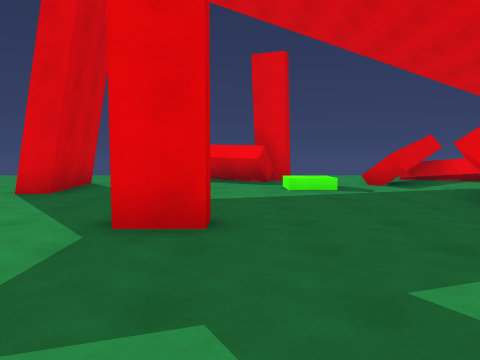
View 1 (above)

18 first-person views from a walk through a scene from a Unity 3-D project. The camera is 1.4 m above the floor, tilts 4° down and sees 70° across. The floor is counted in squares, 2 m on a side. Each view is taken from the middle of a square. On the plan, view 1 faces up. The plan holds only what a view shows up to about 11 squares ahead; the rest is blank. The place goes on beyond the plan. The player is left out.

View 2
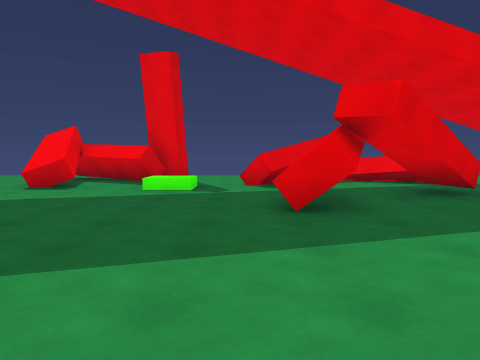

View 3
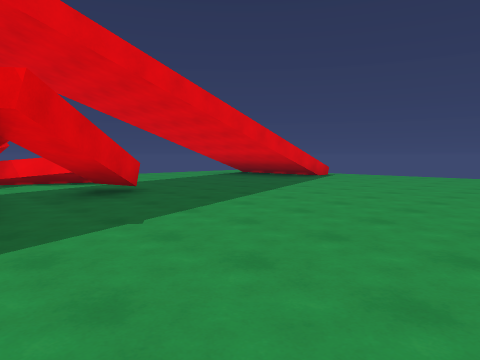

View 4
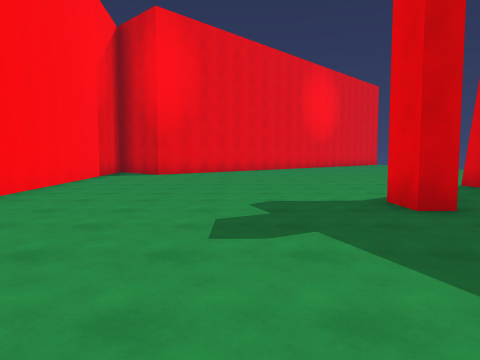

View 5
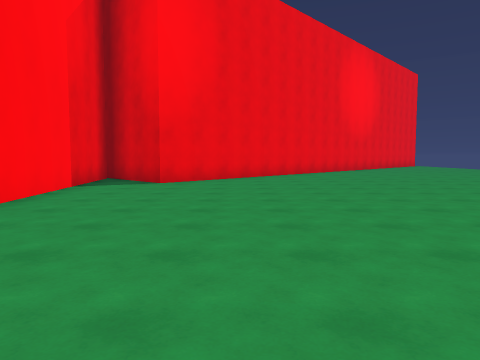

View 6
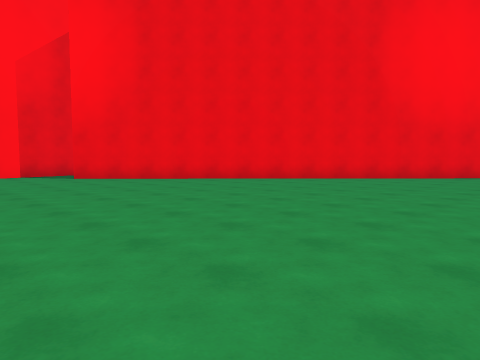

View 7
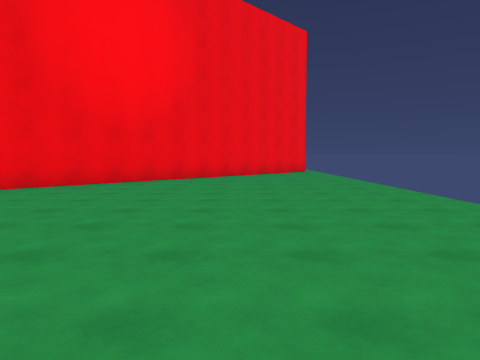

View 8
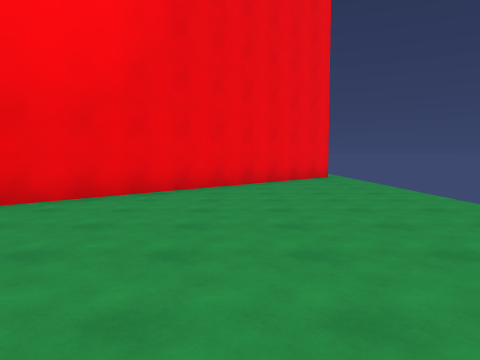

View 9
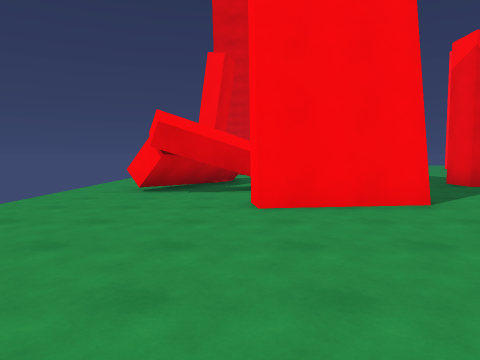

View 10
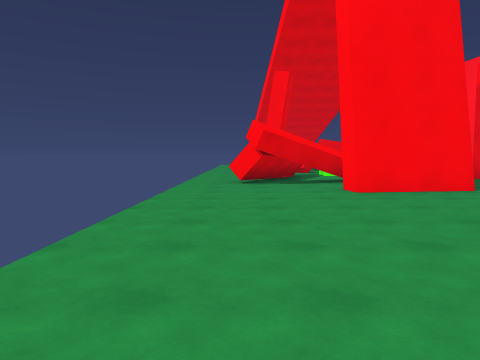

View 11
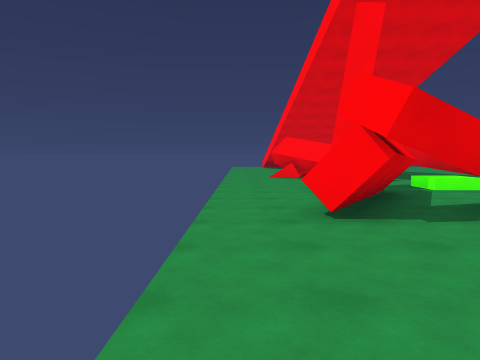

View 12
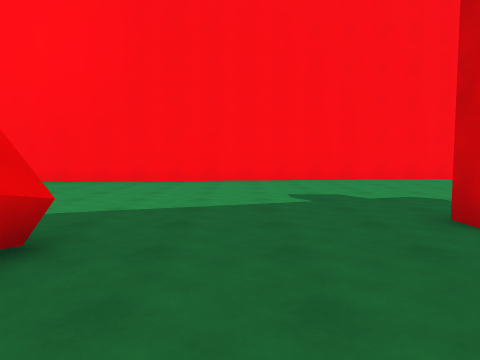

View 13
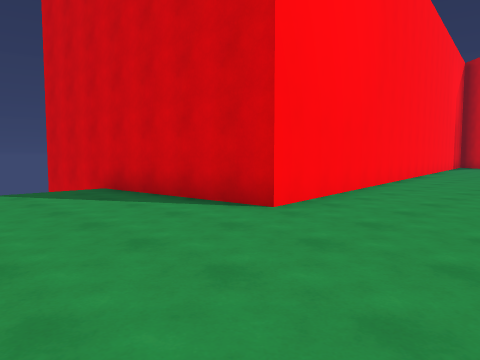

View 14
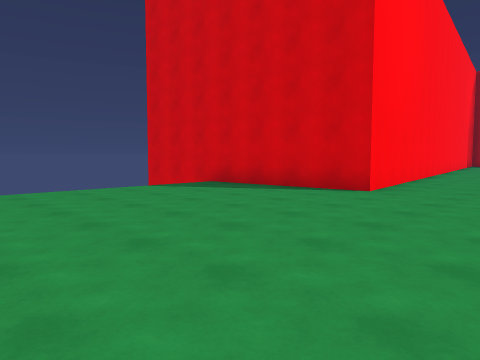

View 15
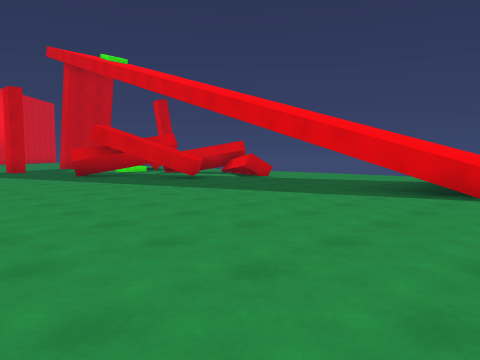

View 16
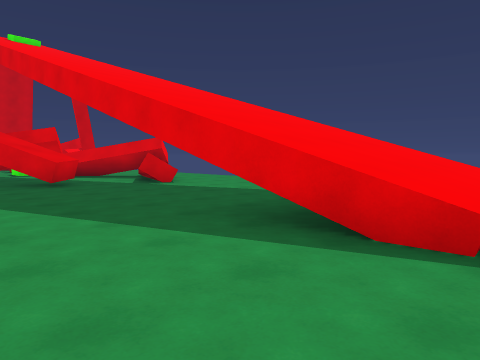

View 17
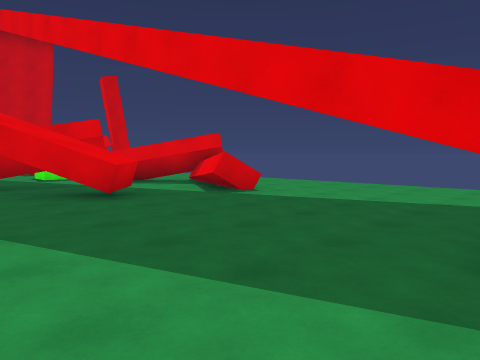

View 18
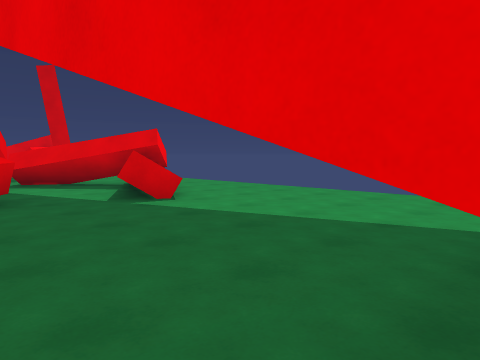

### Floor plan
Points are (right, up) in squares from view 1. A wall is a line through its corners. A room is listed if a view was taken in it or the views show most of it. See-through windows are left out.
Room 1 (views 1, 2, 3, 4, 5, 6, 7, 8, 9, 10, 11, 12, 13, 14, 15, 16, 17, 18)
walls: (-1.2, 3.8) (-0.3, 3.8) (-0.3, 3.3) (-1.2, 3.3); (-0.7, 7.7) (-1.7, 7.3); (-3.4, 6.4) (-4.1, 6.3) (-4.4, 8.8) (-3.8, 8.8) (-3.4, 6.4); (-2, 8.2) (-2.6, 10.3) (-2, 11.3); (3.9, 5.1) (4.9, 6.9); (4.1, 5.9) (5, 7.5) (5.3, 7.4); (3.7, 7.8) (3, 8.5); (1, 9.6) (0.5, 8.7) (-2.5, 10.6); (-1.4, 9.5) (-0.9, 7.6); (5, 5.5) (4.2, 4) (3.4, 4.4); (1.5, 10.1) (1.3, 9.5) (0.5, 9.8); (4.2, 9.7) (5.1, 10.5); (6.9, 7.3) (7.6, 6.5) (5.6, 5); (5.9, 10) (3.4, 7.9); (6.1, 10.3) (5.3, 9.7); (8.2, 9.2) (7.9, 8.7); (15.6, 6.8) (12.1, 6.6); (-23, 11.6) (-8.8, -2.1) (-10.9, -4.2) (9.4, -2) (10, -7.6)
low walls: (3.4, 4.4) (3.7, 4.8); (0.7, 8.9) (-2.4, 10.8); (0.5, 9.2) (-2.3, 11); (4.3, 8.3) (3.7, 7.8); (6.8, 9) (4.8, 10.2) (5, 10.6); (7.8, 8.4) (6.9, 8.9)

Positions as (right, up) in squares from view 1, and headings:
1: (0, 0), facing up
2: (3, 0), facing up
3: (4, 0), facing up-right
4: (4, 1), facing left
5: (0, 0), facing left
6: (-5, 9), facing down-left
7: (-8, 9), facing left
8: (-12, 9), facing left
9: (-9, 9), facing right
10: (-11, 11), facing right
11: (-6, 12), facing right
12: (2, 7), facing down
13: (13, 1), facing down-left
14: (16, 1), facing down-left
15: (16, 0), facing up-left
16: (16, 4), facing up-left
17: (13, 4), facing up-left
18: (13, 6), facing up-left
